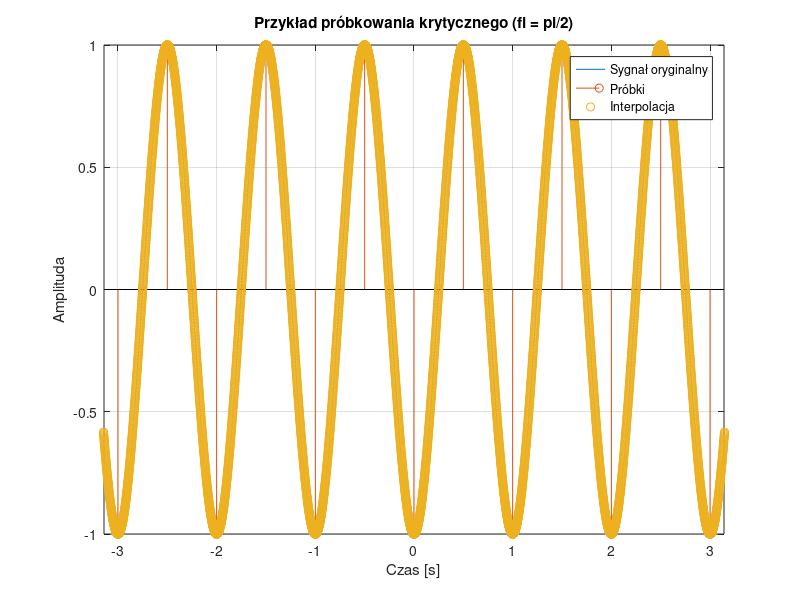

The MATLAB source for this figure:
%przykład próbkowania krytyczngo 

clc; clear; close all;

td = 0.001; t=-6:td:6; f0=1; fs=4; fi=[0 pi/6 pi/4 pi/3 pi/2];
N=round(2*pi*fs);
n = -6:1/fs:6;

for i=1:length(fi)
    x = sin(2*pi*f0*t - fi(i));
    xs = sin(2*pi*f0*n-fi(i));
    xr = interp1(n,xs, t, "spline");
    figure(1)
        plot(t,x); grid on; hold on;
        xlim([-pi pi])
        stem(n,xs);
        plot(t, xr, 'o'); 
        title("Przykład próbkowania krytycznego (fi = pi/2)");
        xlabel("Czas [s]");
        ylabel("Amplituda");
        legend("Sygnał oryginalny", "Próbki", "Interpolacja");
        pause;  
       hold off;
end